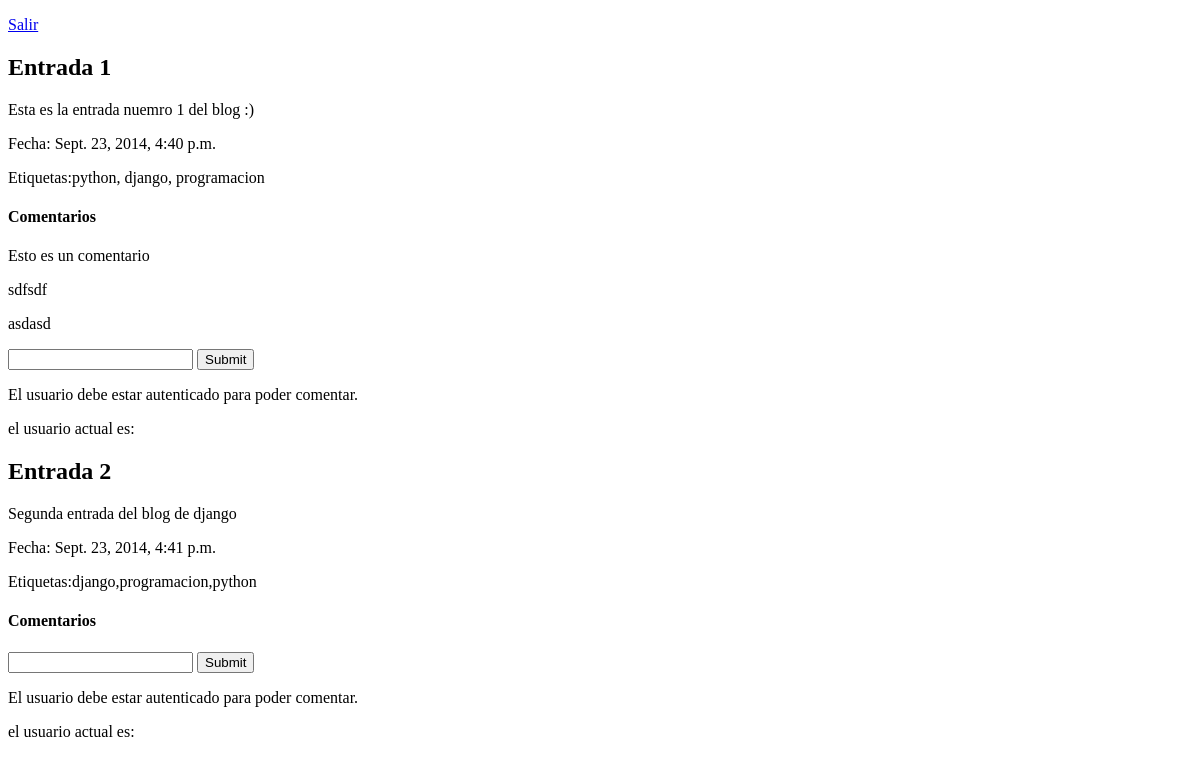
Page /entradas/ on the earlier database version.
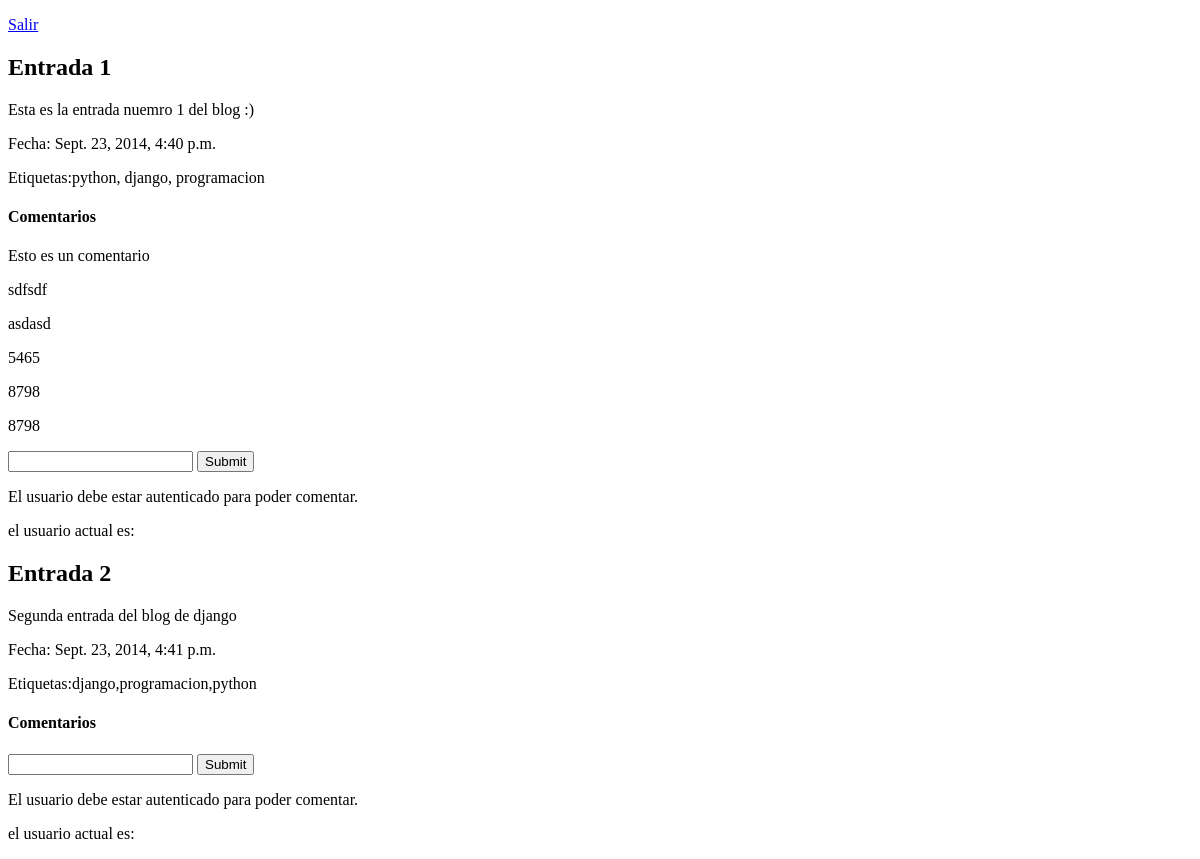
Same page on the later database version.
### miblog/models.py (models this page shows, shortened)
class Entrada(models.Model):
    titulo = models.CharField(max_length=200)
    texto = models.TextField()
    etiquetas = models.CharField(max_length=100)
    fecha = models.DateTimeField()

class Comentario(models.Model):
    comentario_texto = models.CharField(max_length=200)
    comentario_fecha = models.DateTimeField(blank=True, null=True)
    usuario = models.ForeignKey(User)
    entrada = models.ForeignKey(Entrada)

### miblog/views.py (the view)
# urls.py: url(r'^', views.mostrar_entradas, name='mostrar_entradas'),
def mostrar_entradas(request):
    entradas = Entrada.objects.all()
    if request.method == 'POST':
        entrada_pk = request.POST['comentario_texto.id']
        print("Entrada_PK: %s" % entrada_pk)
        comentario = Comentario()
        comentario.comentario_texto = request.POST['comentario_texto']
        comentario.comentario_fecha = timezone.now()
        comentario.usuario = User.objects.get(username='wolvelopez')
        comentario.entrada = Entrada.objects.get(pk=1)
        comentario.save()
        if request.user.is_authenticated():
            usuario = User
        else:
            return HttpResponseRedirect('/accounts/login/')
    else:
        print("entra qui")
        usuario = None
    return render(request, 'entradas.html',
        {'entradas': entradas , 'usuario': usuario})

### miblog/templates/entradas.html (shortened to what this page needs)
{% extends 'index.html' %}
{% block contenido %}
<p><a href="/logout/">Salir</a></p>
	{% for entrada in entradas %}
		<p>
			<h2>{{entrada.titulo}}</h2>
			<p>{{entrada.texto}}</p>
			<p>Fecha: {{entrada.fecha}}</p>
			<p>Etiquetas:{{entrada.etiquetas}}</p>
		</p>
        <h4>Comentarios</h4>
        {% for comentario in entrada.comentario_set.all %}
            <p>{{ comentario.comentario_texto}}</p>
	    {% endfor %}
        <form action="/entradas/" method="post">
            <input type="text" name="comentario_texto" id={{ entrada.id }}>
            <input type="submit" value="Submit" />
        </form>
        <p>El usuario debe estar autenticado para poder comentar.</p>
        <p>el usuario actual es: {{ usuario.username }}</p>
	{% endfor%}
{% endblock %}

### miblog/templates/index.html (shortened to what this page needs)
<!DOCTYPE html>
<html lang="en">
<head>
</head>
<body>
	{% block contenido %}{% endblock %}
</body>
</html>

Differences in the rows shown:
added Comentario: comentario_texto "5465", shown under Entrada "Entrada 1"
added Comentario: comentario_texto "8798", shown under Entrada "Entrada 1"
added Comentario: comentario_texto "8798", shown under Entrada "Entrada 1"
